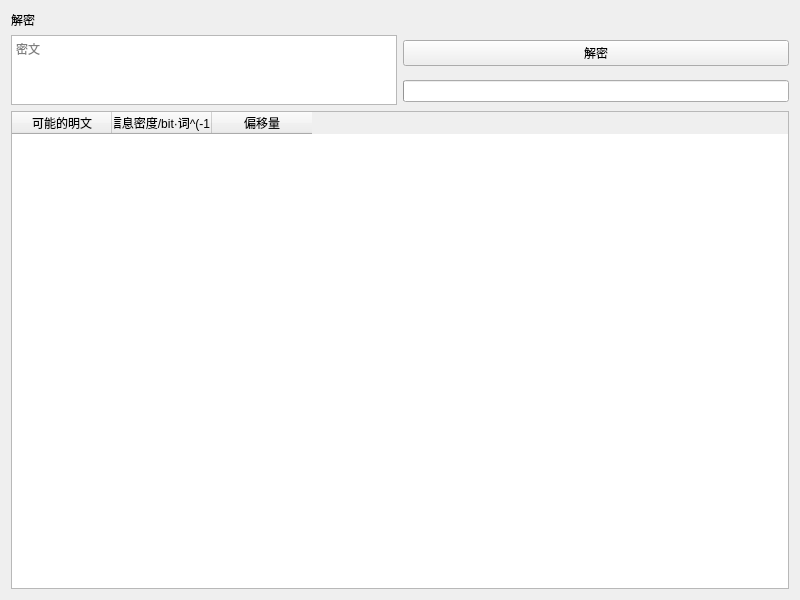
<?xml version="1.0" encoding="UTF-8"?>
<ui version="4.0">
 <class>Decrypt</class>
 <widget class="QWidget" name="Decrypt">
  <property name="geometry">
   <rect>
    <x>0</x>
    <y>0</y>
    <width>800</width>
    <height>600</height>
   </rect>
  </property>
  <property name="windowTitle">
   <string>Form</string>
  </property>
  <layout class="QGridLayout" name="gridLayout_2">
   <item row="0" column="0">
    <widget class="TitleLabel" name="TitleLabel">
     <property name="text">
      <string>解密</string>
     </property>
    </widget>
   </item>
   <item row="1" column="0">
    <layout class="QGridLayout" name="gridLayout">
     <item row="0" column="1">
      <widget class="PrimaryPushButton" name="primaryPushButton_decrypt">
       <property name="text">
        <string>解密</string>
       </property>
      </widget>
     </item>
     <item row="0" column="0" rowspan="2">
      <widget class="PlainTextEdit" name="plainTextEdit_cipher">
       <property name="placeholderText">
        <string>密文</string>
       </property>
      </widget>
     </item>
     <item row="1" column="1">
      <widget class="IndeterminateProgressRing" name="indeterminateProgressRing"/>
     </item>
    </layout>
   </item>
   <item row="2" column="0">
    <widget class="TableWidget" name="tableWidget_results">
     <property name="editTriggers">
      <set>QAbstractItemView::NoEditTriggers</set>
     </property>
     <column>
      <property name="text">
       <string>可能的明文</string>
      </property>
     </column>
     <column>
      <property name="text">
       <string>信息密度/bit·词^(-1)</string>
      </property>
     </column>
     <column>
      <property name="text">
       <string>偏移量</string>
      </property>
     </column>
    </widget>
   </item>
  </layout>
 </widget>
 <customwidgets>
  <customwidget>
   <class>PushButton</class>
   <extends>QPushButton</extends>
   <header>qfluentwidgets</header>
  </customwidget>
  <customwidget>
   <class>PrimaryPushButton</class>
   <extends>PushButton</extends>
   <header>qfluentwidgets</header>
  </customwidget>
  <customwidget>
   <class>TitleLabel</class>
   <extends>QLabel</extends>
   <header>qfluentwidgets</header>
  </customwidget>
  <customwidget>
   <class>IndeterminateProgressRing</class>
   <extends>QProgressBar</extends>
   <header>qfluentwidgets</header>
  </customwidget>
  <customwidget>
   <class>PlainTextEdit</class>
   <extends>QPlainTextEdit</extends>
   <header>qfluentwidgets</header>
  </customwidget>
  <customwidget>
   <class>TableWidget</class>
   <extends>QTableWidget</extends>
   <header>qfluentwidgets</header>
  </customwidget>
 </customwidgets>
 <resources/>
 <connections/>
</ui>
